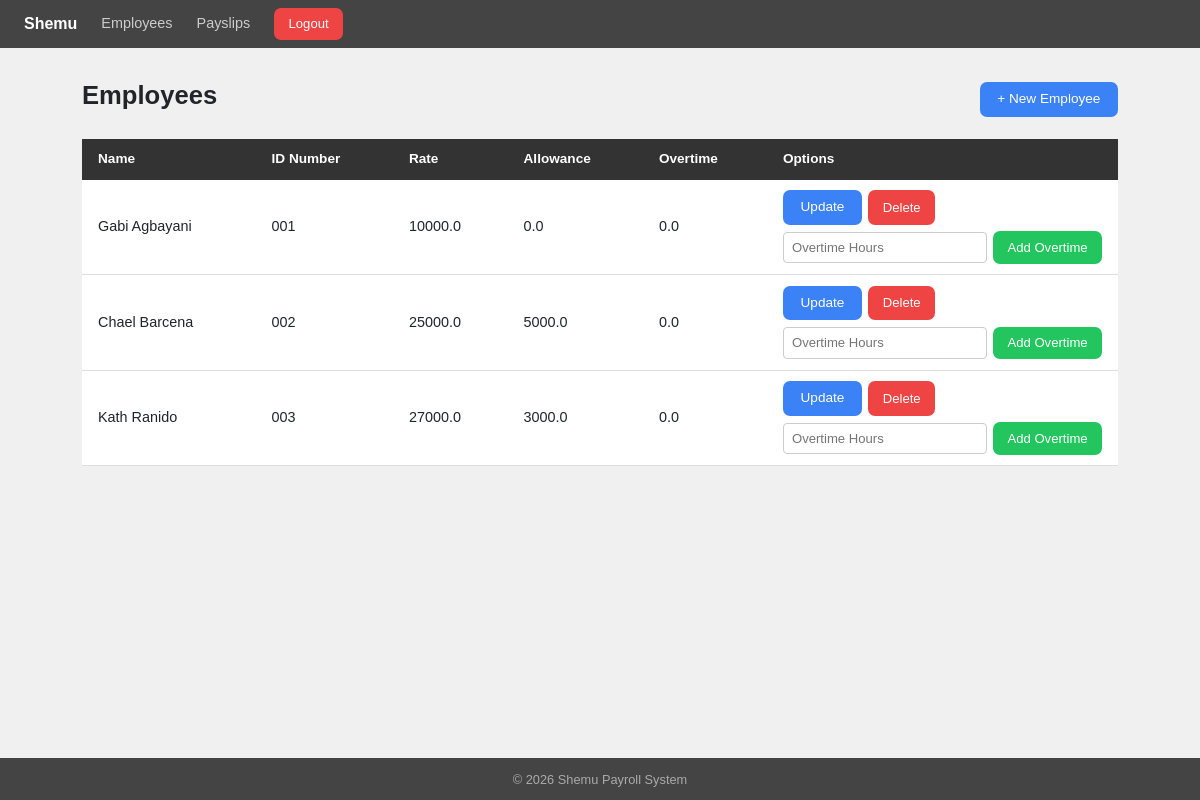
Screenshot of /employee (signed in) with the database file from the repository.
### payroll_app/models.py (models this page shows, shortened)
class Employee(models.Model):
    user = models.OneToOneField(User, on_delete=models.CASCADE)
    name = models.CharField(max_length=100)
    id_number = models.CharField(max_length=4, unique=True)
    rate = models.FloatField()
    overtime_pay = models.FloatField(null=True, blank=True)
    allowance = models.FloatField(null=True, blank=True)
    def getName(self):
        return self.name
    def getID(self):
        return self.id_number
    def getRate(self):
        return self.rate
    def getOvertime(self):
        return self.overtime_pay
    def getAllowance(self):
        return self.allowance

### payroll_app/views.py (the view)
        def wrapper(request, *args, **kwargs):
            if not request.user.is_authenticated:
                return redirect('login')
            role = request.session.get('role')
            if role not in allowed_roles:
                return redirect('login')
            return view_func(request, *args, **kwargs)

### payroll_app/views.py (called while the page is built)
def role_required(allowed_roles=[]):
    def decorator(view_func):
        def wrapper(request, *args, **kwargs):
            if not request.user.is_authenticated:
                return redirect('login')
            role = request.session.get('role')
            if role not in allowed_roles:
                return redirect('login')
            return view_func(request, *args, **kwargs)
        return wrapper
    return decorator

@role_required(['admin'])
def employees(request):
    all_employees = Employee.objects.all().order_by('id_number')
    context = {'employees': all_employees}
    return render(request, 'payroll_app/employees.html', context)

### payroll_app/templates/payroll_app/employees.html (shortened to what this page needs)
{% extends 'payroll_app/base.html' %}
{% block content %}
<div class="page-heading">
  <h1>Employees</h1>
  <a href="{% url 'create_employee' %}" class="btn-shemu-primary">+ New Employee</a>
</div>
<div class="shemu-table-wrap">
  <table class="shemu-table">
    <thead>
      <tr>
        <th>Name</th>
        <th>ID Number</th>
        <th>Rate</th>
        <th>Allowance</th>
        <th>Overtime</th>
        <th>Options</th>
      </tr>
    </thead>
    <tbody>
      {% for emp in employees %}
      <tr>
        <td>{{ emp.getName }}</td>
        <td>{{ emp.getID }}</td>
        <td>{{ emp.getRate }}</td>
        <td>{{ emp.getAllowance }}</td>
        <td>{{ emp.getOvertime }}</td>
        <td>
          <div style="display:flex; gap:.4rem; flex-wrap:wrap;">
            <a href="{% url 'update_employee' emp.pk %}" class="btn-shemu-primary">Update</a>
            <button class="btn-shemu-danger" onclick="document.getElementById('confirm-{{ emp.pk }}').showModal()">
              Delete
            </button>
          </div>
          <form method="post" action="{% url 'add_overtime' emp.pk %}" class="overtime-row">
            <input
              type="number"
              name="overtime_hours"
              placeholder="Overtime Hours"
              min="0"
              step="0.01"
              required
            />
            <button type="submit" class="btn-shemu-success">Add Overtime</button>
          </form>
        </td>
      </tr>
      {% empty %}
      <tr>
        <td colspan="6" style="text-align:center; color:#94a3b8; padding:2rem;">
          No employees found. <a href="{% url 'create_employee' %}">Add one now.</a>
        </td>
      </tr>
      {% endfor %}
    </tbody>
  </table>
</div>
{% endblock %}

### payroll_app/templates/payroll_app/base.html (style rules this page uses)
body { background: #f0f0f0; font-family: Arial, sans-serif; min-height: 100vh; display: flex; flex-direction: column; }
.page-heading { display: flex; align-items: center; justify-content: space-between; margin-bottom: 1.25rem; }
.page-heading h1 { font-size: 1.6rem; font-weight: bold; }
.shemu-table { width: 100%; border-collapse: collapse; background: #fff; }
.shemu-table thead tr { background: #333; color: #fff; }
.shemu-table thead th { padding: .65rem 1rem; font-size: .85rem; font-weight: 600; }
.shemu-table tbody tr { border-bottom: 1px solid #ddd; }
.shemu-table tbody td { padding: .65rem 1rem; font-size: .9rem; vertical-align: middle; }
.btn-shemu-primary { background: #3b82f6; color: #fff; border: none; padding: .45rem 1.1rem; border-radius: 7px; font-size: .85rem; cursor: pointer; text-decoration: none; display: inline-flex; align-items: center; gap: .35rem; }
.btn-shemu-danger { background: #ef4444; color: #fff; border: none; padding: .4rem .9rem; border-radius: 7px; font-size: .82rem; cursor: pointer; text-decoration: none; display: inline-flex; align-items: center; }
.btn-shemu-success { background: #22c55e; color: #fff; border: none; padding: .4rem .9rem; border-radius: 7px; font-size: .82rem; cursor: pointer; display: inline-flex; align-items: center; }
.overtime-row { display: flex; align-items: center; gap: .4rem; margin-top: .4rem; }
.overtime-row input[type="number"] { width: 110px; flex-grow: 1; padding: .3rem .5rem; border: 1px solid #ccc; border-radius: 4px; font-size: .82rem; }

### rows the page displays
Employee: getName "Gabi Agbayani", getID "001", getRate "10000.0", getAllowance "0.0", getOvertime "0.0"
Employee: getName "Chael Barcena", getID "002", getRate "25000.0", getAllowance "5000.0", getOvertime "0.0"
Employee: getName "Kath Ranido", getID "003", getRate "27000.0", getAllowance "3000.0", getOvertime "0.0"
